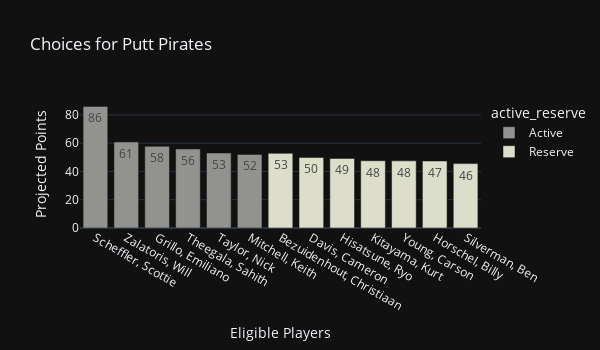
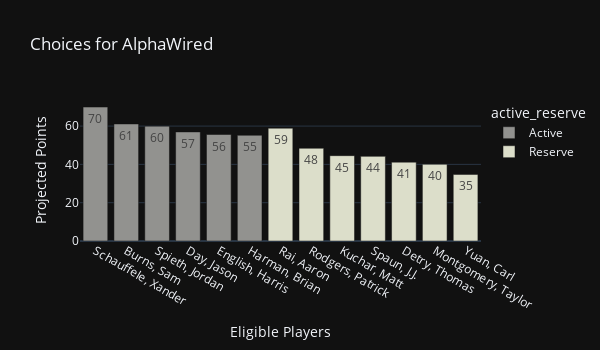
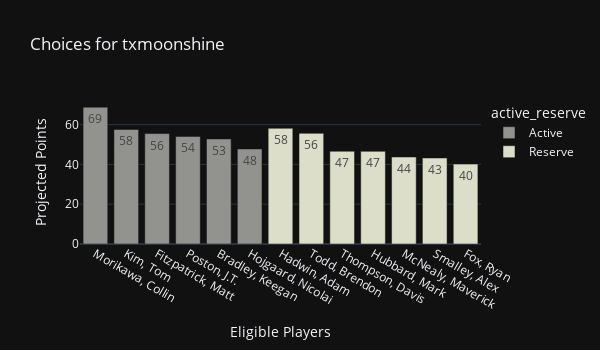
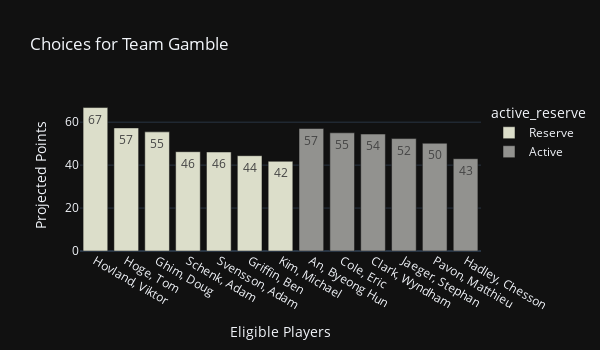

These figures' notebook cell, in order:
### Code cell
# PLAYER OPTIONS FOR EACH TEAM THIS WEEK

for team in week.team.unique():
    fig = px.bar(week[week.team == team].sort_values(by='proj_pts',ascending=False), 
                 x = 'player', 
                 y = 'proj_pts', 
                 height=350,
                 width=600,
                 title = f"Choices for {team}", 
                 color='active_reserve', 
                 text_auto='.2s',
                 template = 'plotly_dark',
                 color_discrete_map=active_color,
                 labels = {'proj_pts':'Projected Points','player':"Eligible Players"})
    fig.show()

### Figure 1 — Plotly figure (JSON) as saved in the notebook; plotly's stock layout.template omitted (floating-point values rounded to 4 significant figures)
{"data": [{"alignmentgroup": "True", "hovertemplate": "active_reserve=Active<br>Eligible Players=%{x}<br>Projected Points=%{y}<extra></extra>", "legendgroup": "Active", "marker": {"color": "rgb(146,146,143)", "pattern": {"shape": ""}}, "name": "Active", "offsetgroup": "Active", "orientation": "v", "showlegend": true, "textposition": "auto", "texttemplate": "%{y:.2s}", "type": "bar", "x": ["Scheffler, Scottie", "Zalatoris, Will", "Grillo, Emiliano", "Theegala, Sahith", "Taylor, Nick", "Mitchell, Keith"], "xaxis": "x", "y": [86.04, 60.85, 57.78, 55.91, 53.05, 52.09], "yaxis": "y"}, {"alignmentgroup": "True", "hovertemplate": "active_reserve=Reserve<br>Eligible Players=%{x}<br>Projected Points=%{y}<extra></extra>", "legendgroup": "Reserve", "marker": {"color": "rgb(220,222,202)", "pattern": {"shape": ""}}, "name": "Reserve", "offsetgroup": "Reserve", "orientation": "v", "showlegend": true, "textposition": "auto", "texttemplate": "%{y:.2s}", "type": "bar", "x": ["Bezuidenhout, Christiaan", "Davis, Cameron", "Hisatsune, Ryo", "Kitayama, Kurt", "Young, Carson", "Horschel, Billy", "Silverman, Ben"], "xaxis": "x", "y": [52.82, 49.93, 49.24, 47.61, 47.53, 47.43, 45.55], "yaxis": "y"}], "layout": {"barmode": "relative", "height": 350, "legend": {"title": {"text": "active_reserve"}, "tracegroupgap": 0}, "title": {"text": "Choices for Putt Pirates"}, "width": 600, "xaxis": {"anchor": "y", "domain": [0, 1], "title": {"text": "Eligible Players"}}, "yaxis": {"anchor": "x", "domain": [0, 1], "title": {"text": "Projected Points"}}}}

### Figure 2 — Plotly figure (JSON) as saved in the notebook; plotly's stock layout.template omitted (floating-point values rounded to 4 significant figures)
{"data": [{"alignmentgroup": "True", "hovertemplate": "active_reserve=Active<br>Eligible Players=%{x}<br>Projected Points=%{y}<extra></extra>", "legendgroup": "Active", "marker": {"color": "rgb(146,146,143)", "pattern": {"shape": ""}}, "name": "Active", "offsetgroup": "Active", "orientation": "v", "showlegend": true, "textposition": "auto", "texttemplate": "%{y:.2s}", "type": "bar", "x": ["Schauffele, Xander", "Burns, Sam", "Spieth, Jordan", "Day, Jason", "English, Harris", "Harman, Brian"], "xaxis": "x", "y": [69.94, 61.12, 59.98, 56.96, 55.6, 55.2], "yaxis": "y"}, {"alignmentgroup": "True", "hovertemplate": "active_reserve=Reserve<br>Eligible Players=%{x}<br>Projected Points=%{y}<extra></extra>", "legendgroup": "Reserve", "marker": {"color": "rgb(220,222,202)", "pattern": {"shape": ""}}, "name": "Reserve", "offsetgroup": "Reserve", "orientation": "v", "showlegend": true, "textposition": "auto", "texttemplate": "%{y:.2s}", "type": "bar", "x": ["Rai, Aaron", "Rodgers, Patrick", "Kuchar, Matt", "Spaun, J.J.", "Detry, Thomas", "Montgomery, Taylor", "Yuan, Carl"], "xaxis": "x", "y": [58.92, 48.42, 44.56, 44.19, 41.18, 40.05, 34.78], "yaxis": "y"}], "layout": {"barmode": "relative", "height": 350, "legend": {"title": {"text": "active_reserve"}, "tracegroupgap": 0}, "title": {"text": "Choices for AlphaWired"}, "width": 600, "xaxis": {"anchor": "y", "domain": [0, 1], "title": {"text": "Eligible Players"}}, "yaxis": {"anchor": "x", "domain": [0, 1], "title": {"text": "Projected Points"}}}}

### Figure 3 — Plotly figure (JSON) as saved in the notebook; plotly's stock layout.template omitted (floating-point values rounded to 4 significant figures)
{"data": [{"alignmentgroup": "True", "hovertemplate": "active_reserve=Active<br>Eligible Players=%{x}<br>Projected Points=%{y}<extra></extra>", "legendgroup": "Active", "marker": {"color": "rgb(146,146,143)", "pattern": {"shape": ""}}, "name": "Active", "offsetgroup": "Active", "orientation": "v", "showlegend": true, "textposition": "auto", "texttemplate": "%{y:.2s}", "type": "bar", "x": ["Morikawa, Collin", "Kim, Tom", "Fitzpatrick, Matt", "Poston, J.T.", "Bradley, Keegan", "Hojgaard, Nicolai"], "xaxis": "x", "y": [68.75, 57.57, 55.5, 54.08, 52.81, 47.79], "yaxis": "y"}, {"alignmentgroup": "True", "hovertemplate": "active_reserve=Reserve<br>Eligible Players=%{x}<br>Projected Points=%{y}<extra></extra>", "legendgroup": "Reserve", "marker": {"color": "rgb(220,222,202)", "pattern": {"shape": ""}}, "name": "Reserve", "offsetgroup": "Reserve", "orientation": "v", "showlegend": true, "textposition": "auto", "texttemplate": "%{y:.2s}", "type": "bar", "x": ["Hadwin, Adam", "Todd, Brendon", "Thompson, Davis", "Hubbard, Mark", "McNealy, Maverick", "Smalley, Alex", "Fox, Ryan"], "xaxis": "x", "y": [58.14, 55.6, 46.6, 46.57, 43.72, 43.24, 40.16], "yaxis": "y"}], "layout": {"barmode": "relative", "height": 350, "legend": {"title": {"text": "active_reserve"}, "tracegroupgap": 0}, "title": {"text": "Choices for txmoonshine"}, "width": 600, "xaxis": {"anchor": "y", "domain": [0, 1], "title": {"text": "Eligible Players"}}, "yaxis": {"anchor": "x", "domain": [0, 1], "title": {"text": "Projected Points"}}}}

### Figure 4 — Plotly figure (JSON) as saved in the notebook; plotly's stock layout.template omitted (floating-point values rounded to 4 significant figures)
{"data": [{"alignmentgroup": "True", "hovertemplate": "active_reserve=Reserve<br>Eligible Players=%{x}<br>Projected Points=%{y}<extra></extra>", "legendgroup": "Reserve", "marker": {"color": "rgb(220,222,202)", "pattern": {"shape": ""}}, "name": "Reserve", "offsetgroup": "Reserve", "orientation": "v", "showlegend": true, "textposition": "auto", "texttemplate": "%{y:.2s}", "type": "bar", "x": ["Hovland, Viktor", "Hoge, Tom", "Ghim, Doug", "Schenk, Adam", "Svensson, Adam", "Griffin, Ben", "Kim, Michael"], "xaxis": "x", "y": [66.82, 57.33, 55.49, 46.26, 46.13, 44.39, 41.78], "yaxis": "y"}, {"alignmentgroup": "True", "hovertemplate": "active_reserve=Active<br>Eligible Players=%{x}<br>Projected Points=%{y}<extra></extra>", "legendgroup": "Active", "marker": {"color": "rgb(146,146,143)", "pattern": {"shape": ""}}, "name": "Active", "offsetgroup": "Active", "orientation": "v", "showlegend": true, "textposition": "auto", "texttemplate": "%{y:.2s}", "type": "bar", "x": ["An, Byeong Hun", "Cole, Eric", "Clark, Wyndham", "Jaeger, Stephan", "Pavon, Matthieu", "Hadley, Chesson"], "xaxis": "x", "y": [57.05, 55.06, 54.47, 52.36, 50.19, 42.99], "yaxis": "y"}], "layout": {"barmode": "relative", "height": 350, "legend": {"title": {"text": "active_reserve"}, "tracegroupgap": 0}, "title": {"text": "Choices for Team Gamble"}, "width": 600, "xaxis": {"anchor": "y", "domain": [0, 1], "title": {"text": "Eligible Players"}}, "yaxis": {"anchor": "x", "domain": [0, 1], "title": {"text": "Projected Points"}}}}
